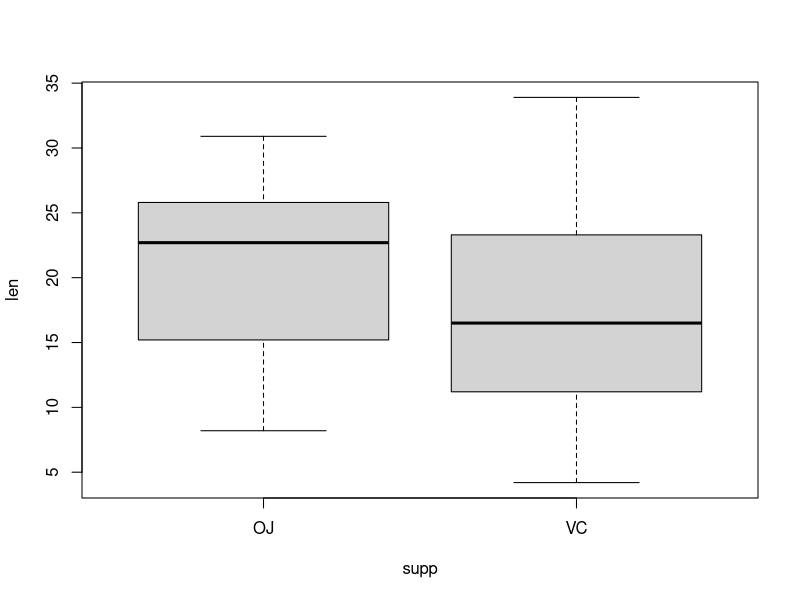
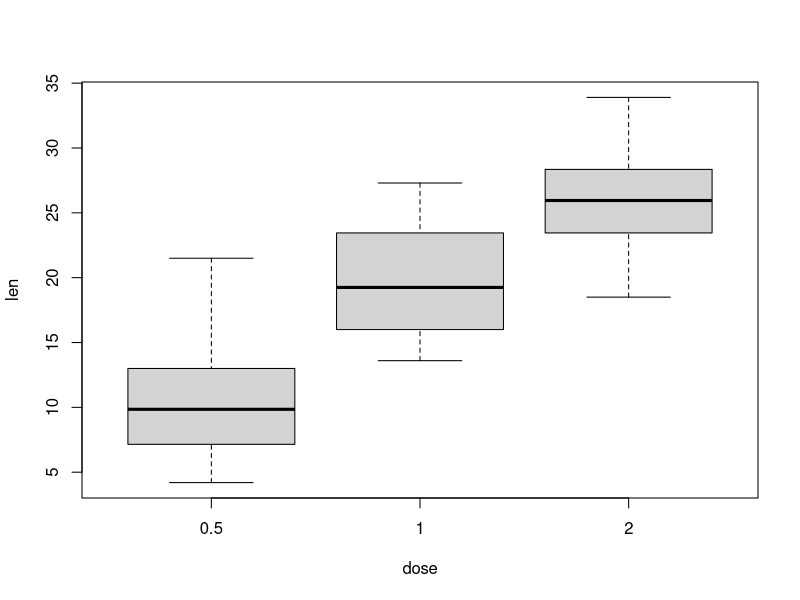

Write the R code that produced these figures, in order.
## ---- chunk 1
library("knitr")
library("stringr")
library("ggplot2")
require("ggplot2")
library(grid)
library(data.table)
opts_chunk$set(echo = TRUE)
opts_chunk$set(cache = TRUE)
opts_chunk$set(warnings = FALSE)
## ---- chunk 2
toothGrowthDF <- data.table(ToothGrowth)
head(toothGrowthDF)
## ---- chunk 3
str(toothGrowthDF)
## ---- chunk 4
ToothGrowth$dose <- factor(ToothGrowth$dose)
table(ToothGrowth$dose)
## ---- chunk 5
summary(toothGrowthDF)
## ---- chunk 6
toothGrowthFreqTable <- table( ToothGrowth$supp, ToothGrowth$dose)
toothGrowthFreqTable
## ---- chunk 7
 plot( len ~ supp, data=ToothGrowth)
## ---- chunk 8
 plot( len ~ dose, data=ToothGrowth)
## ---- chunk 9
subset0.5mg <- subset(toothGrowthDF,dose=='0.5')$len
subset1.0mg <- subset(toothGrowthDF,dose=='1')$len
subset2.0mg <- subset(toothGrowthDF,dose=='2')$len
## ---- chunk 10
tTest0.5mgTo1.0mg <- t.test(subset0.5mg, subset1.0mg, paired=FALSE,var.equal=FALSE)
## ---- chunk 11
tTest0.5mgTo1.0mg$conf.int[1:2]
## ---- chunk 12
tTest1.0mgTo2.0mg <- t.test(subset1.0mg, subset2.0mg, paired=FALSE,var.equal=FALSE)
## ---- chunk 13
tTest1.0mgTo2.0mg$conf.int[1:2]
## ---- chunk 14
subsetVC <- subset(toothGrowthDF,supp=='OJ')$len
subsetOJ <- subset(toothGrowthDF,supp=='VC')$len
## ---- chunk 15
tTestSupplements <- t.test(subsetVC, subsetOJ, paired=FALSE,var.equal=FALSE)
## ---- chunk 16
tTestSupplements$p.value
tTestSupplements$conf.int[1:2]
## ---- chunk 17
subsetVC0.5mg <- subset(toothGrowthDF,supp=='VC' & dose == '0.5')$len
subsetOJ0.5mg <- subset(toothGrowthDF,supp=='OJ' & dose == '0.5')$len
## ---- chunk 18
tTestSupplements0.5mg <- t.test(subsetVC0.5mg, subsetOJ0.5mg, paired=FALSE,var.equal=FALSE)
## ---- chunk 19
tTestSupplements0.5mg$p.value
tTestSupplements0.5mg$conf.int[1:2]
## ---- chunk 20
subsetVC1.0mg <- subset(toothGrowthDF,supp=='VC' & dose == '1')$len
subsetOJ1.0mg <- subset(toothGrowthDF,supp=='OJ' & dose == '1')$len
## ---- chunk 21
tTestSupplements1.0mg <- t.test(subsetVC1.0mg, subsetOJ1.0mg, paired=FALSE,var.equal=FALSE)
## ---- chunk 22
tTestSupplements1.0mg$p.value
tTestSupplements1.0mg$conf.int[1:2]
## ---- chunk 23
subsetVC2.0mg <- subset(toothGrowthDF,supp=='VC' & dose == '2')$len
subsetOJ2.0mg <- subset(toothGrowthDF,supp=='OJ' & dose == '2')$len
## ---- chunk 24
tTestSupplements2.0mg <- t.test(subsetVC2.0mg, subsetOJ2.0mg, paired=FALSE,var.equal=FALSE)
## ---- chunk 25
tTestSupplements2.0mg$p.value
tTestSupplements2.0mg$conf.int[1:2]
